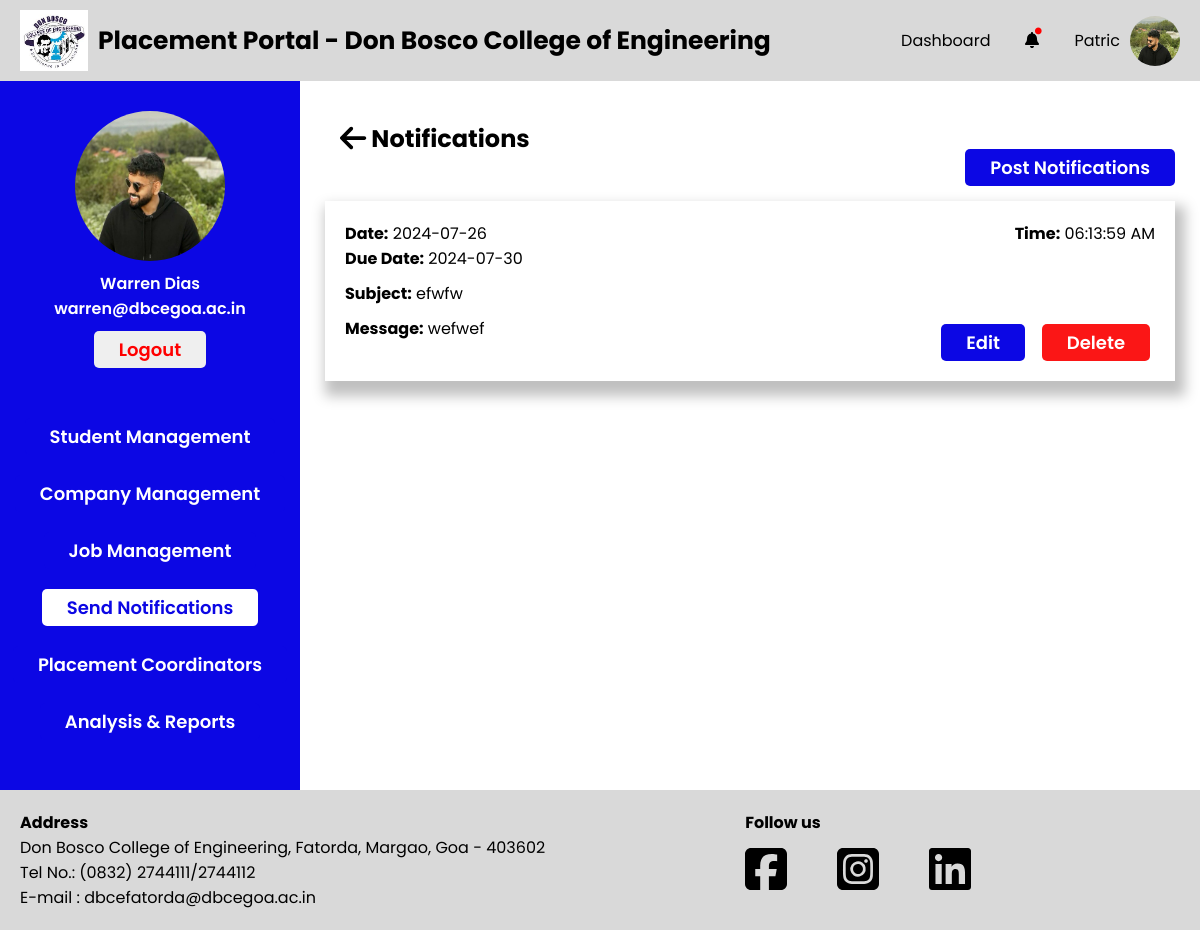
/PlacementCoordinator/notifications.php (signed in), run on an earlier commit of the app's database.
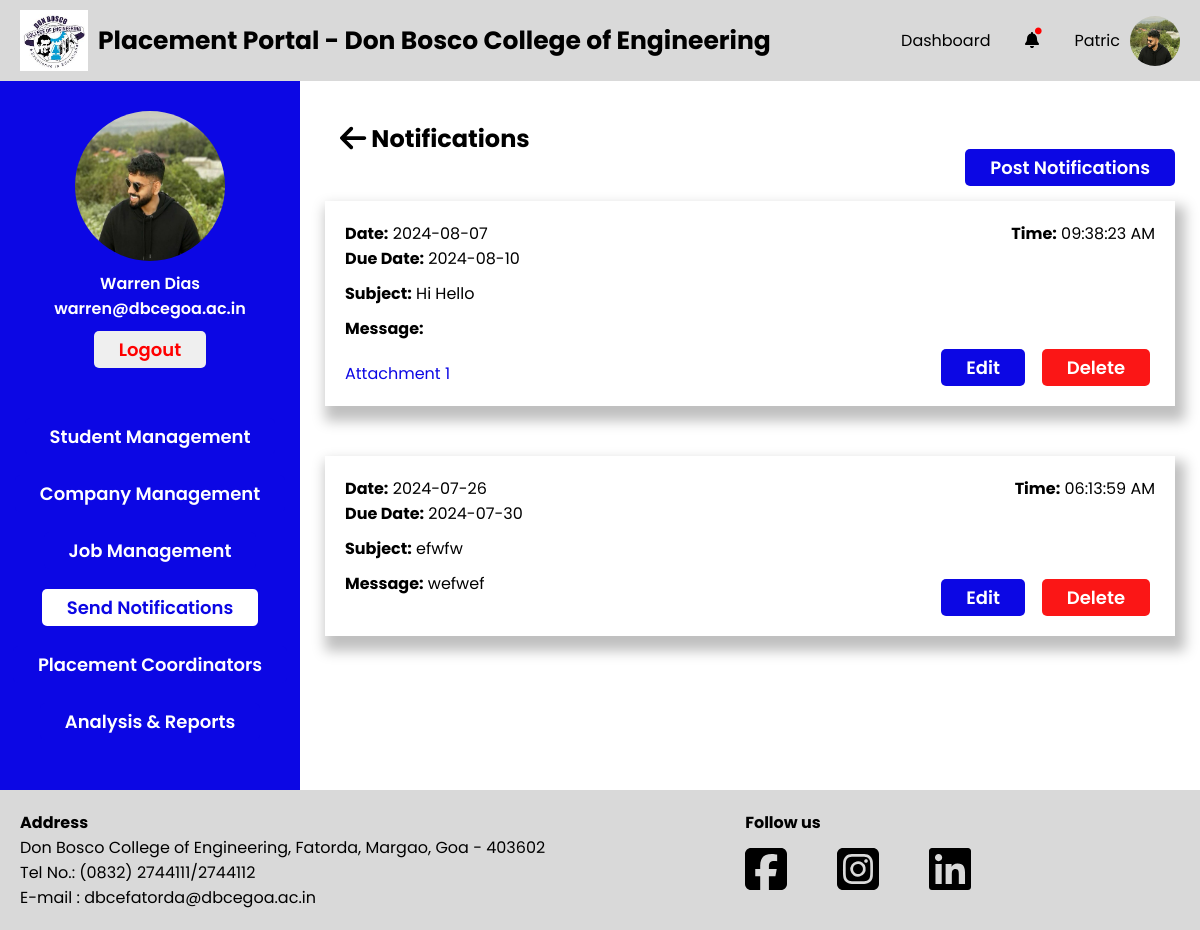
And on a later commit of the database.
### tables this page shows
CREATE TABLE `notificationdetails` (
  `Notification_ID` int(11) NOT NULL,
  `PC_Email` varchar(255) DEFAULT NULL,
  `Subject` varchar(255) DEFAULT NULL,
  `Message` text DEFAULT NULL,
  `Attachment1` varchar(255) DEFAULT NULL,
  `Attachment2` varchar(255) DEFAULT NULL,
  `Notification_Due_Date` date DEFAULT NULL,
  `Notification_Date` timestamp NOT NULL DEFAULT current_timestamp()
);

### PlacementCoordinator/tpo-utility-functions.php (the view, shortened to what this page needs)
<?php
function getTpoNotifications()
{
    global $conn;
    $fetchNotificationsQuery = "SELECT ND.Notification_ID as nid, ND.Message AS message, ND.Subject AS subject, ND.Attachment1 AS attach1, ND.Attachment2 AS attach2, ND.Notification_Date AS notidate, ND.Notification_Due_Date as duedate
FROM notificationdetails AS ND
WHERE ND.PC_Email = ?
ORDER BY ND.Notification_Date DESC;";
    $fetchNotifications = $conn->prepare($fetchNotificationsQuery);
    $fetchNotifications->bind_param("s", $_SESSION["user_email"]);
    $fetchNotifications->execute();
    $result = $fetchNotifications->get_result();
    while ($row = $result->fetch_assoc()) {
        $timestamp = $row["notidate"];
        $istTimeZone = new DateTimeZone('Asia/Kolkata');
        $dateTime = new DateTime($timestamp);
        $dateTime->setTimezone($istTimeZone);
        $date = $dateTime->format('Y-m-d');
        $time = $dateTime->format('h:i:s A');
        echo '<div class="sections">
                    <div class="company-container">
                        <p><strong>Date:</strong> ' . $date . '</p>
                        <p><strong>Time:</strong> ' . $time . '</p>
                    </div>
                    <p><strong>Due Date:</strong> ' . $row["duedate"] . '</p>
                    <p class="subject"><strong>Subject:</strong> ' . $row["subject"] . '</p>
                    <p class= "message"><strong>Message:</strong> ' . $row["message"] . '</p>';
        if ($row['attach1'] != NULL) {
            echo '<a href="../Data/Notifications/' . $row['attach1'] . '" class="attachment-links">Attachment 1</a>';
        }
        echo '</p>
                    <a href="./notifications-edit.php?nid=' . $row["nid"] . '"><button class="edit-button">Edit</button></a>
                    <form action="" method="post">
                        <input type="number" value="' . $row["nid"] . '" hidden name="nid">
                        <button name="delete_noti" class="delete-button">Delete</button>
                    </form>
                </div>';
    }
}

What changed in the data, as far as the page shows it:
added notificationdetails: Notification_Date "2024-08-07", Notification_Date "09:38:23 AM", Notification_Due_Date "2024-08-10", Subject "Hi Hello"
